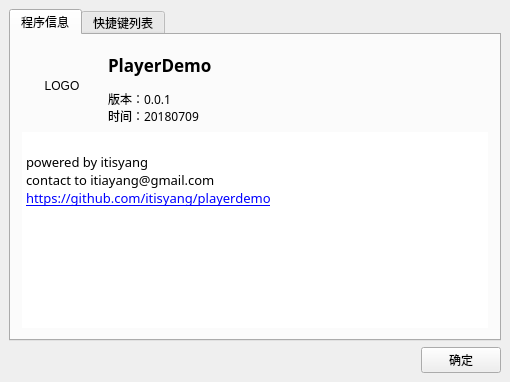
<?xml version="1.0" encoding="UTF-8"?>
<ui version="4.0">
 <class>KplayerAbout</class>
 <widget class="QWidget" name="KplayerAbout">
  <property name="geometry">
   <rect>
    <x>0</x>
    <y>0</y>
    <width>510</width>
    <height>382</height>
   </rect>
  </property>
  <property name="font">
   <font>
    <pointsize>9</pointsize>
   </font>
  </property>
  <property name="windowTitle">
   <string>PlayerDemo 关于</string>
  </property>
  <property name="windowIcon">
   <iconset resource="mainwid.qrc">
    <normaloff>://res/Player.ico</normaloff>://res/Player.ico</iconset>
  </property>
  <layout class="QGridLayout" name="gridLayout">
   <property name="leftMargin">
    <number>9</number>
   </property>
   <property name="topMargin">
    <number>9</number>
   </property>
   <property name="rightMargin">
    <number>9</number>
   </property>
   <property name="bottomMargin">
    <number>9</number>
   </property>
   <property name="spacing">
    <number>6</number>
   </property>
   <item row="0" column="0" colspan="2">
    <widget class="QTabWidget" name="tabWidget">
     <property name="currentIndex">
      <number>0</number>
     </property>
     <widget class="QWidget" name="tab">
      <attribute name="title">
       <string>程序信息</string>
      </attribute>
      <layout class="QGridLayout" name="gridLayout_4">
       <item row="0" column="0">
        <layout class="QVBoxLayout" name="verticalLayout">
         <item>
          <layout class="QHBoxLayout" name="horizontalLayout">
           <item>
            <widget class="QLabel" name="LogoLabel">
             <property name="minimumSize">
              <size>
               <width>80</width>
               <height>80</height>
              </size>
             </property>
             <property name="maximumSize">
              <size>
               <width>80</width>
               <height>80</height>
              </size>
             </property>
             <property name="text">
              <string>LOGO</string>
             </property>
             <property name="alignment">
              <set>Qt::AlignCenter</set>
             </property>
            </widget>
           </item>
           <item>
            <layout class="QGridLayout" name="gridLayout_2">
             <item row="0" column="0">
              <widget class="QLabel" name="label_2">
               <property name="font">
                <font>
                 <family>微软雅黑</family>
                 <pointsize>13</pointsize>
                 <weight>75</weight>
                 <bold>true</bold>
                </font>
               </property>
               <property name="text">
                <string>PlayerDemo</string>
               </property>
              </widget>
             </item>
             <item row="1" column="0">
              <widget class="QLabel" name="VersionLabel">
               <property name="font">
                <font>
                 <family>微软雅黑</family>
                </font>
               </property>
               <property name="text">
                <string>版本：0.0.1
时间：20180709</string>
               </property>
              </widget>
             </item>
            </layout>
           </item>
          </layout>
         </item>
         <item>
          <widget class="QTextBrowser" name="textBrowser_2">
           <property name="font">
            <font>
             <family>微软雅黑</family>
            </font>
           </property>
           <property name="frameShape">
            <enum>QFrame::NoFrame</enum>
           </property>
           <property name="html">
            <string>&lt;!DOCTYPE HTML PUBLIC &quot;-//W3C//DTD HTML 4.0//EN&quot; &quot;http://www.w3.org/TR/REC-html40/strict.dtd&quot;&gt;
&lt;html&gt;&lt;head&gt;&lt;meta name=&quot;qrichtext&quot; content=&quot;1&quot; /&gt;&lt;style type=&quot;text/css&quot;&gt;
p, li { white-space: pre-wrap; }
&lt;/style&gt;&lt;/head&gt;&lt;body style=&quot; font-family:'微软雅黑'; font-size:9pt; font-weight:400; font-style:normal;&quot;&gt;
&lt;p style=&quot;-qt-paragraph-type:empty; margin-top:0px; margin-bottom:0px; margin-left:0px; margin-right:0px; -qt-block-indent:0; text-indent:0px; font-family:'SimSun';&quot;&gt;&lt;br /&gt;&lt;/p&gt;
&lt;p style=&quot; margin-top:0px; margin-bottom:0px; margin-left:0px; margin-right:0px; -qt-block-indent:0; text-indent:0px;&quot;&gt;&lt;span style=&quot; font-family:'SimSun'; font-size:10pt;&quot;&gt;powered by itisyang&lt;/span&gt;&lt;/p&gt;
&lt;p style=&quot; margin-top:0px; margin-bottom:0px; margin-left:0px; margin-right:0px; -qt-block-indent:0; text-indent:0px;&quot;&gt;&lt;span style=&quot; font-family:'SimSun'; font-size:10pt;&quot;&gt;contact to itiayang@gmail.com&lt;/span&gt;&lt;/p&gt;
&lt;p style=&quot; margin-top:0px; margin-bottom:0px; margin-left:0px; margin-right:0px; -qt-block-indent:0; text-indent:0px;&quot;&gt;&lt;a href=&quot;https://github.com/itisyang/playerdemo&quot;&gt;&lt;span style=&quot; font-family:'SimSun'; font-size:10pt; text-decoration: underline; color:#0000ff;&quot;&gt;https://github.com/itisyang/playerdemo&lt;/span&gt;&lt;/a&gt;&lt;/p&gt;&lt;/body&gt;&lt;/html&gt;</string>
           </property>
           <property name="openExternalLinks">
            <bool>true</bool>
           </property>
          </widget>
         </item>
        </layout>
       </item>
      </layout>
     </widget>
     <widget class="QWidget" name="tab_2">
      <attribute name="title">
       <string>快捷键列表</string>
      </attribute>
      <layout class="QGridLayout" name="gridLayout_3">
       <item row="0" column="0">
        <widget class="QTextBrowser" name="textBrowser">
         <property name="frameShape">
          <enum>QFrame::NoFrame</enum>
         </property>
         <property name="html">
          <string>&lt;!DOCTYPE HTML PUBLIC &quot;-//W3C//DTD HTML 4.0//EN&quot; &quot;http://www.w3.org/TR/REC-html40/strict.dtd&quot;&gt;
&lt;html&gt;&lt;head&gt;&lt;meta name=&quot;qrichtext&quot; content=&quot;1&quot; /&gt;&lt;style type=&quot;text/css&quot;&gt;
p, li { white-space: pre-wrap; }
&lt;/style&gt;&lt;/head&gt;&lt;body style=&quot; font-family:'SimSun'; font-size:9pt; font-weight:400; font-style:normal;&quot;&gt;
&lt;p style=&quot; margin-top:0px; margin-bottom:0px; margin-left:0px; margin-right:0px; -qt-block-indent:0; text-indent:0px;&quot;&gt;&lt;span style=&quot; font-size:10pt;&quot;&gt;快捷键	指令&lt;/span&gt;&lt;/p&gt;
&lt;p style=&quot; margin-top:0px; margin-bottom:0px; margin-left:0px; margin-right:0px; -qt-block-indent:0; text-indent:0px;&quot;&gt;&lt;span style=&quot; font-size:10pt;&quot;&gt;----------------------------------&lt;/span&gt;&lt;/p&gt;
&lt;p style=&quot; margin-top:0px; margin-bottom:0px; margin-left:0px; margin-right:0px; -qt-block-indent:0; text-indent:0px;&quot;&gt;&lt;span style=&quot; font-size:10pt;&quot;&gt;Enter	屏幕-&amp;gt;全屏&lt;/span&gt;&lt;/p&gt;
&lt;p style=&quot; margin-top:0px; margin-bottom:0px; margin-left:0px; margin-right:0px; -qt-block-indent:0; text-indent:0px;&quot;&gt;&lt;span style=&quot; font-size:10pt;&quot;&gt;↑	声音-&amp;gt;音量 +&lt;/span&gt;&lt;/p&gt;
&lt;p style=&quot; margin-top:0px; margin-bottom:0px; margin-left:0px; margin-right:0px; -qt-block-indent:0; text-indent:0px;&quot;&gt;&lt;span style=&quot; font-size:10pt;&quot;&gt;↓	声音-&amp;gt;音量 -&lt;/span&gt;&lt;/p&gt;
&lt;p style=&quot; margin-top:0px; margin-bottom:0px; margin-left:0px; margin-right:0px; -qt-block-indent:0; text-indent:0px;&quot;&gt;&lt;span style=&quot; font-size:10pt;&quot;&gt;→	播放-&amp;gt;定位-&amp;gt;步进5 秒&lt;/span&gt;&lt;/p&gt;
&lt;p style=&quot; margin-top:0px; margin-bottom:0px; margin-left:0px; margin-right:0px; -qt-block-indent:0; text-indent:0px;&quot;&gt;&lt;span style=&quot; font-size:10pt;&quot;&gt;←	播放-&amp;gt;定位-&amp;gt;步退5 秒&lt;/span&gt;&lt;/p&gt;&lt;/body&gt;&lt;/html&gt;</string>
         </property>
        </widget>
       </item>
      </layout>
     </widget>
    </widget>
   </item>
   <item row="1" column="1" alignment="Qt::AlignRight">
    <widget class="QPushButton" name="ClosePushButton">
     <property name="layoutDirection">
      <enum>Qt::LeftToRight</enum>
     </property>
     <property name="text">
      <string>确定</string>
     </property>
     <property name="autoDefault">
      <bool>false</bool>
     </property>
    </widget>
   </item>
  </layout>
 </widget>
 <layoutdefault spacing="6" margin="11"/>
 <resources>
  <include location="mainwid.qrc"/>
 </resources>
 <connections/>
</ui>
